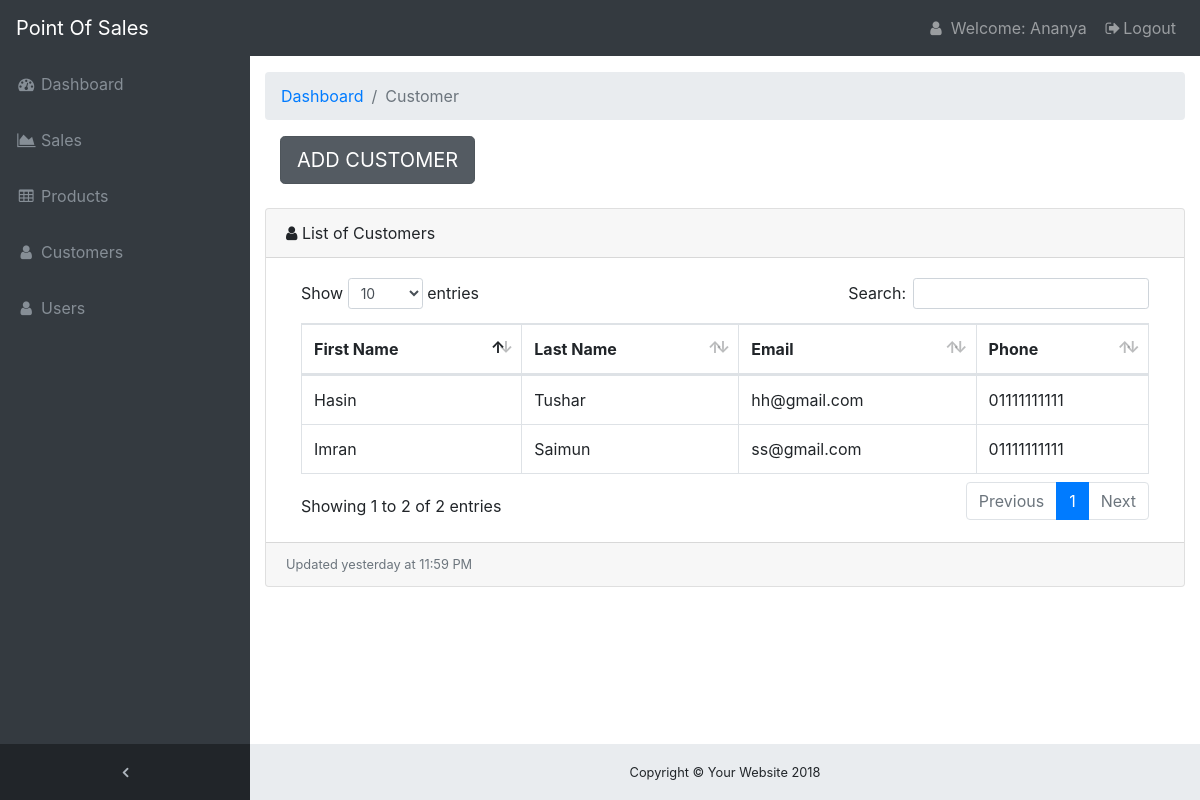
/customer.php (signed in), run on an earlier commit of the app's database.
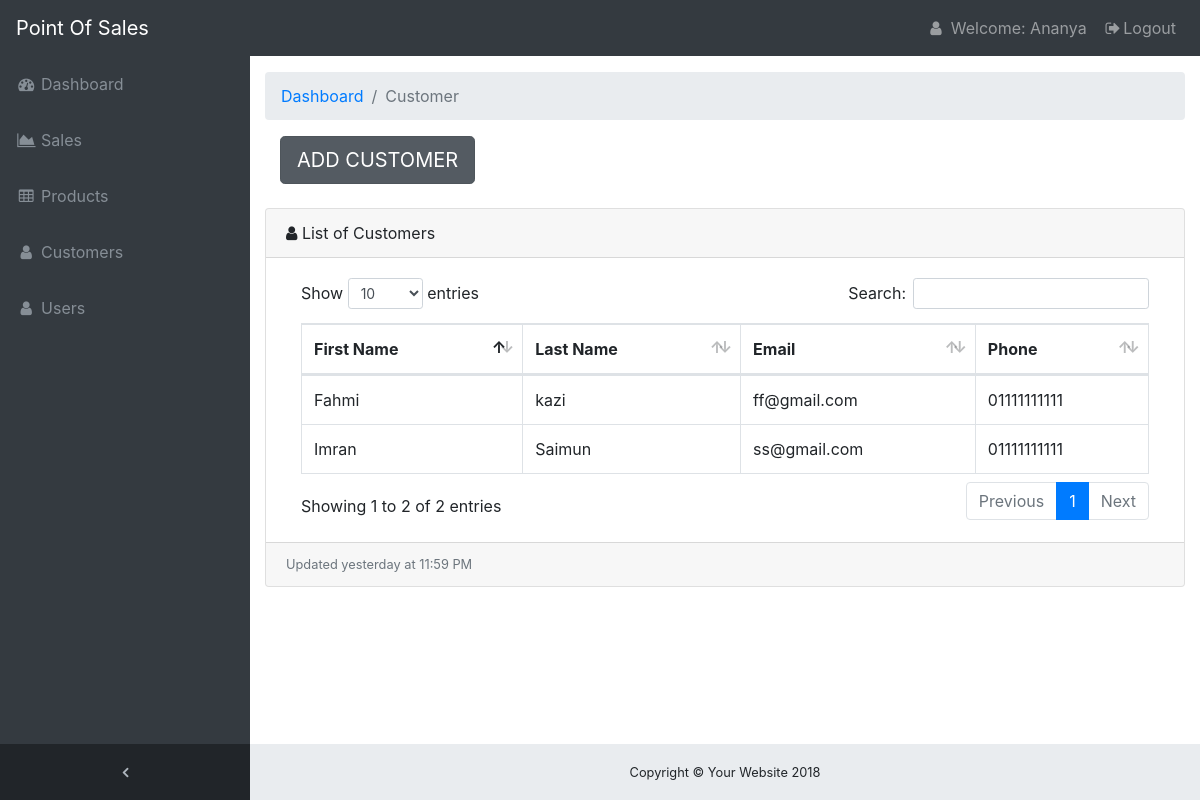
And on a later commit of the database.
### tables this page shows
CREATE TABLE `customer` (
  `customer_id` int(11) NOT NULL,
  `first_name` varchar(255) NOT NULL,
  `last_name` varchar(255) NOT NULL,
  `email` varchar(100) NOT NULL,
  `phone` char(11) NOT NULL,
  `password` varchar(100) NOT NULL
);

### customer.php (the view, shortened to what this page needs)
<!DOCTYPE html>
<html lang="en">
<head>
  <link href="vendor/bootstrap/css/bootstrap.min.css" rel="stylesheet">
  <link href="vendor/font-awesome/css/font-awesome.min.css" rel="stylesheet" type="text/css">
  <link href="vendor/datatables/dataTables.bootstrap4.css" rel="stylesheet">
  <link href="css/sb-admin.css" rel="stylesheet">
<?php
$invoice=rand();
?>
</head>
<body class="fixed-nav sticky-footer bg-dark" id="page-top">
   <nav class="navbar navbar-expand-lg navbar-dark bg-dark fixed-top" id="mainNav">
    <a class="navbar-brand" href="Homepage.php">Point Of Sales</a>
    <div class="collapse navbar-collapse" id="navbarResponsive">
      <ul class="navbar-nav navbar-sidenav" id="exampleAccordion">
        <li class="nav-item" data-toggle="tooltip" data-placement="right" title="Dashboard">
          <a class="nav-link" href="Homepage.php">
            <i class="fa fa-fw fa-dashboard"></i>
            <span class="nav-link-text">Dashboard</span>
          </a>
        </li>
        <li class="nav-item" data-toggle="tooltip" data-placement="right" title="Sales">
          <a class="nav-link" href="sales.php?invoice=<?php echo $invoice ?>">
            <i class="fa fa-fw fa-area-chart"></i>
            <span class="nav-link-text">Sales</span>
          </a>
        </li>
        <li class="nav-item" data-toggle="tooltip" data-placement="right" title="Products">
          <a class="nav-link" href="product.php">
            <i class="fa fa-fw fa-table"></i>
            <span class="nav-link-text">Products</span>
          </a>
        </li>
        <li class="nav-item" data-toggle="tooltip" data-placement="right" title="Customers">
          <a class="nav-link" href="customer.php">
            <i class="fa fa-fw fa-user"></i>
            <span class="nav-link-text">Customers</span>
          </a>
        </li>
        <li class="nav-item" data-toggle="tooltip" data-placement="right" title="Users">
          <a class="nav-link" href="user.php">
            <i class="fa fa-fw fa-user"></i>
            <span class="nav-link-text">Users</span>
          </a>
        </li>
      </ul>
      <ul class="navbar-nav sidenav-toggler">
        <li class="nav-item">
          <a class="nav-link text-center" id="sidenavToggler">
            <i class="fa fa-fw fa-angle-left"></i>
          </a>
        </li>
      </ul>
      <ul class="navbar-nav ml-auto">
        <li class="nav-item">
            <a class="nav-link" data-toggle="modal" data-target="#WModal"><i class="fa fa-fw fa-user"></i> Welcome: <?php echo $_SESSION['user_name'] ?> </a>
        </li>
        <li class="nav-item">
          <a class="nav-link" data-toggle="modal" data-target="#exampleModal">
            <i class="fa fa-fw fa-sign-out"></i>Logout</a>
        </li>
      </ul>
    </div>
  </nav>
  <div class="content-wrapper">
    <div class="container-fluid">
      <ol class="breadcrumb">
        <li class="breadcrumb-item">
          <a href="#">Dashboard</a>
        </li>
        <li class="breadcrumb-item active">Customer</li>
      </ol>
        <div class="container">
            <div class="row">
               <div class="col-sm">
                   <a  href="register.html" class="btn btn-secondary btn-lg active" data-toggle="modal" data-target="#theModal"  role="button" aria-pressed="true">ADD CUSTOMER</a>
                   </div>
                </div>
            </div><br>
      <div class="card mb-3">
        <div class="card-header">
          <i class="fa fa-user"></i>
          List of Customers
          </div>
        <div class="card-body">
          <div class="table-responsive">
            <table class="table table-bordered" id="dataTable" width="100%" cellspacing="0" on>
              <thead>
                <tr>
                  <th>First Name</th>
                  <th>Last Name</th>
                  <th>Email</th>
                  <th>Phone</th>
                </tr>
              </thead>
              <tbody>
                  <?php
                  include 'dbms.php' ;
                  $sql="SELECT * FROM `customer` WHERE 1" ;
                  $res=mysqli_query($conn,$sql);
                  while($row=mysqli_fetch_assoc($res))
                  {?>
                  <tr>
                  <td><?php echo $row['first_name'] ?></td>
                  <td><?php echo $row['last_name'] ?></td>
                  <td><?php echo $row['email'] ?></td>
                  <td><?php echo $row['phone'] ?></td>
                  </tr>
                  <?php }
                  ?>
              </tbody>
            </table>
          </div>
        </div>
        <div class="card-footer small text-muted">Updated yesterday at 11:59 PM</div>
      </div>
    </div>
    <footer class="sticky-footer">
      <div class="container">
        <div class="text-center">
          <small>Copyright © Your Website 2018</small>
        </div>
      </div>
    </footer>
  </div>
</body>
</html>

### css/sb-admin.css (style rules this page uses)
html { position: relative; min-height: 100%; }
body { overflow-x: hidden; }
body.sticky-footer { margin-bottom: 56px; }
body.sticky-footer .content-wrapper { min-height: calc(100vh - 56px - 56px); }
body.fixed-nav { padding-top: 56px; }
.content-wrapper { min-height: calc(100vh - 56px); padding-top: 1rem; }
#mainNav .navbar-collapse { overflow: auto; max-height: 75vh; }
#mainNav .navbar-collapse .navbar-nav .nav-item .nav-link { cursor: pointer; }
#mainNav .navbar-collapse .sidenav-toggler { display: none; }
@media (min-width: 992px) { #mainNav .navbar-brand { width: 250px; } }
@media (min-width: 992px) { #mainNav .navbar-collapse { overflow: visible; max-height: none; } }
@media (min-width: 992px) { #mainNav .navbar-collapse .navbar-sidenav { position: absolute; top: 0; left: 0; -webkit-flex-direction: column; -ms-flex-direction: column; flex-direction: column; margin-top: 56px; } }
@media (min-width: 992px) { #mainNav .navbar-collapse .navbar-sidenav > .nav-item { width: 250px; padding: 0; } }
@media (min-width: 992px) { #mainNav .navbar-collapse .navbar-sidenav > .nav-item > .nav-link { padding: 1em; } }
#mainNav.fixed-top .sidenav-toggler { display: none; }
@media (min-width: 992px) { #mainNav.fixed-top .navbar-sidenav { height: calc(100vh - 112px); } }
@media (min-width: 992px) { #mainNav.fixed-top .sidenav-toggler { position: absolute; top: 0; left: 0; display: flex; -webkit-flex-direction: column; -ms-flex-direction: column; flex-direction: column; margin-top: calc(100vh - 56px); } }
@media (min-width: 992px) { #mainNav.fixed-top .sidenav-toggler > .nav-item { width: 250px; padding: 0; } }
@media (min-width: 992px) { #mainNav.fixed-top .sidenav-toggler > .nav-item > .nav-link { padding: 1em; } }
#mainNav.fixed-top.navbar-dark .sidenav-toggler { background-color: #212529; }
#mainNav.fixed-top.navbar-dark .sidenav-toggler a i { color: #adb5bd; }
.content-wrapper { overflow-x: hidden; background: white; }
@media (min-width: 992px) { .content-wrapper { margin-left: 250px; } }
#sidenavToggler i { font-weight: 800; }
#mainNav.navbar-dark .navbar-collapse .navbar-sidenav > .nav-item > .nav-link { color: #868e96; }
@media (min-width: 992px) { #mainNav.navbar-dark .navbar-collapse .navbar-sidenav { background: #343a40; } }
footer.sticky-footer { position: absolute; right: 0; bottom: 0; width: 100%; height: 56px; background-color: #e9ecef; line-height: 55px; }
@media (min-width: 992px) { footer.sticky-footer { width: calc(100% - 250px); } }

What changed in the data, as far as the page shows it:
removed customer: first_name "Hasin", last_name "Tushar", email "hh@gmail.com", phone "01111111111"
added customer: first_name "Fahmi", last_name "kazi", email "ff@gmail.com", phone "01111111111"
